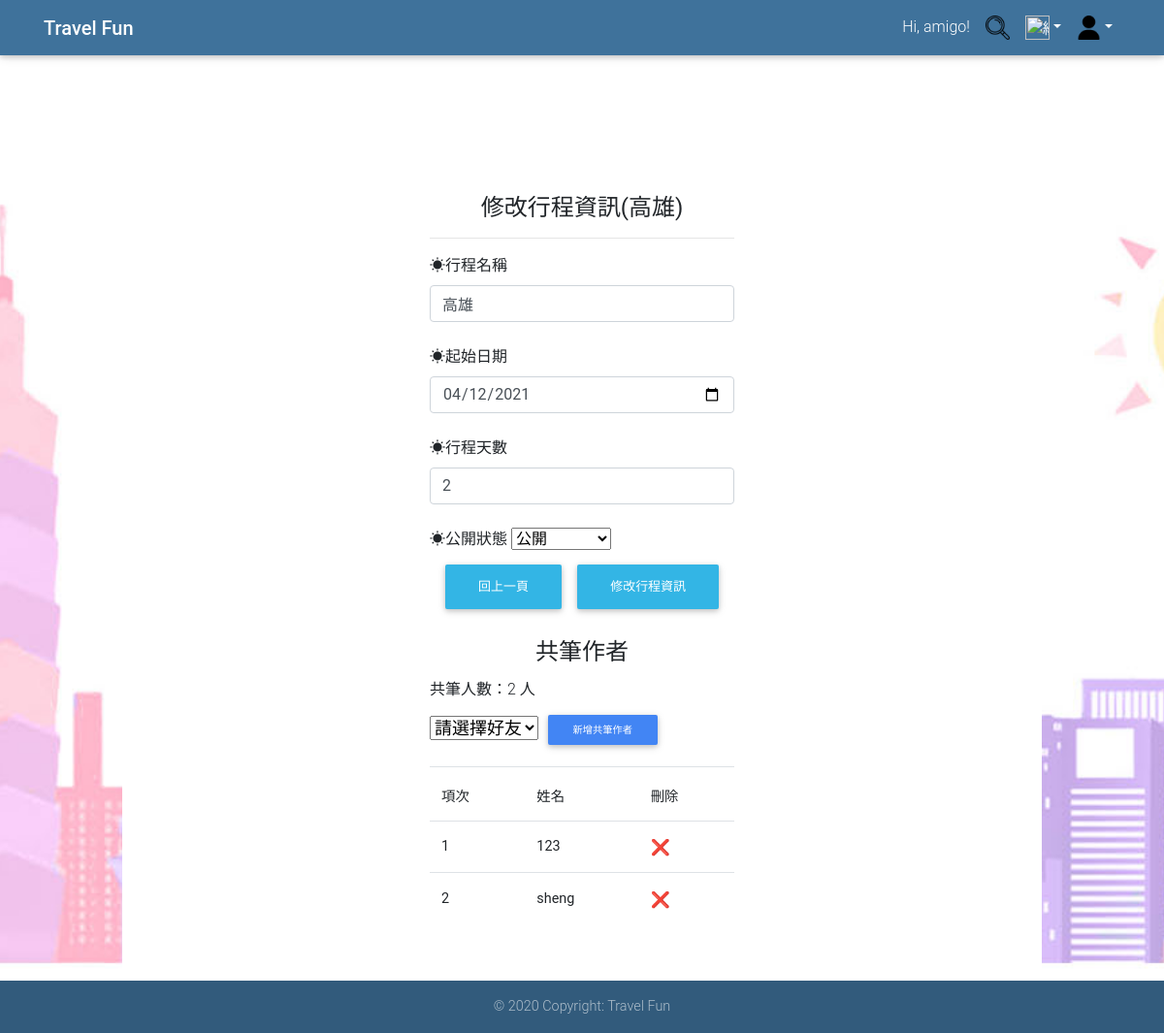
/membercentre/edititinerary.php?id=10 (signed in), run on the app's committed database.
### tables this page shows
CREATE TABLE `itinerary` (
  `itinerary_id` int(10) NOT NULL,
  `itinerary_name` varchar(20) NOT NULL,
  `public_status` int(1) NOT NULL,
  `itinerary_date` date NOT NULL COMMENT '開始日期',
  `itinerary_days` int(3) NOT NULL,
  `user_id` varchar(20) NOT NULL COMMENT 'FK_user'
);

CREATE TABLE `share` (
  `share_id` int(10) NOT NULL,
  `itinerary_id` int(10) NOT NULL,
  `user_id` varchar(20) NOT NULL
);

CREATE TABLE `user` (
  `user_id` varchar(20) NOT NULL,
  `user_password` varchar(32) NOT NULL,
  `user_name` varchar(20) NOT NULL,
  `user_email` varchar(64) NOT NULL,
  `user_key` char(32) NOT NULL,
  `photo` varchar(255) DEFAULT NULL,
  `introduction` text NOT NULL,
  `Authority` int(1) DEFAULT NULL
);

### membercentre/edititinerary.php (the view, shortened to what this page needs)
<?php
mysqli_query($con, "SET NAMES UTF8");
if (isset($_GET['id'])) {
    $id = strip_tags($_GET['id']);
}
$result = mysqli_query($con, "SELECT `itinerary_name`,`public_status`,`itinerary_date`,`itinerary_days`  FROM itinerary WHERE itinerary_id=" . $id);
$row = mysqli_fetch_assoc($result);
$itinerary_name = $row["itinerary_name"];
$public_status = $row["public_status"];
$itinerary_days = $row["itinerary_days"];
$itinerary_date = $row["itinerary_date"];
$sql = "SELECT share.share_id,share.user_id,user.user_name ";
$sql .= " FROM share , user";
$sql .= " WHERE itinerary_id= '" . $id . "' and";
$sql .= " share.user_id = user.user_id";
$result2 = mysqli_query($con, $sql);
$total_records = mysqli_num_rows($result2);
?>
<html>
<head>
    <link rel="stylesheet" href="https://stackpath.bootstrapcdn.com/bootstrap/4.4.1/css/bootstrap.min.css">
    <link rel="stylesheet" href="../css/mdb.min.css">
    <link rel='stylesheet' href='https://rawgit.com/adrotec/knockout-file-bindings/master/knockout-file-bindings.css'>>
    <link rel="stylesheet" href="../css/result.css">
</head>
<body>
    <header>
        <nav class="navbar navbar-expand-lg navbar-dark fixed-top unique-color">
            <div class="container">
                <a class="navbar-brand" href="../index.php"><strong>Travel Fun</strong></a>
                <div class="collapse navbar-collapse justify-content-end" id="navbarSupportedContent">
                    <ul class="navbar-nav">
                        <?php if (isset($_SESSION['user_id'])) { ?>
                            <li class="nav-item p-0"><a class="nav-link disabled">Hi, <?php echo $_SESSION['user_name']; ?>!</a></li>
                        <?php } else  ?>
                        <li class="nav-link p-0"> <a class="nav-link" href="../search.php"><img src="../image/search.png" alt="搜尋" height="25" width="25"></a> </li>
                        <li class="nav-item dropdown">
                            <a class="nav-link dropdown-toggle" id="navbarDropdownMenuLink-333" data-toggle="dropdown" aria-haspopup="true" aria-expanded="false"><img src="../image/all.png" alt="總覽" height="25" width="25"></a>
                        <li class="nav-item dropdown">
                            <a class="nav-link dropdown-toggle" id="navbarDropdownMenuLink-333" data-toggle="dropdown" aria-haspopup="true" aria-expanded="false"><img src="../image/login.png" alt="login" height="25" width="25"></a>
                        </li>
                    </ul>
                </div>
            </div>
        </nav>
    </header>
    <main>
        <div class="container2">
            <form class="p-5 col-md-6 offset-md-3" role="form" action="<?php echo $_SERVER['PHP_SELF']; ?>" method="post" name="loginform">
                <h4 class="text-center "><b>修改行程資訊(<?php echo $itinerary_name;  ?>)</b></h4>
                <hr class="">
                <div class="form-group"><label for="name"> ☀行程名稱</label>
                    <input type="text" name="itinerary_name" value="<?PHP echo $itinerary_name; ?>" class="form-control mb-4" required />
                </div>
                <div class="form-group"><label for="name">☀起始日期</label>
                    <input type="date" name="itinerary_date" value="<?PHP echo $itinerary_date; ?>" class="form-control mb-4" required />
                </div>
                <div class="form-group"><label for="name">☀行程天數</label>
                    <input type="number" name="itinerary_days" min=1 max=999 value="<?PHP echo $itinerary_days; ?>" class="form-control mb-4" required />
                </div>
                <div class="form-group"><label for="name">☀公開狀態</label>
                    <select name="public_status">
                        <option value="1" <?php if (!(strcmp("1", $public_status))) {
                                                echo "selected=\"selected\"";
                                            } ?>>公開
                        <option value="2" <?php if (!(strcmp("2", $public_status))) {
                                                echo "selected=\"selected\"";
                                            } ?>>不公開
                    </select>
                    <center>
                        <button class="btn btn-info btn-primary " type="button" onclick="location.href='modifyitinerary.php?id=<?php echo $id;
                                                                                                                                if (isset($_GET['share'])) {
                                                                                                                                    echo "&share=1";
                                                                                                                                } ?>'">回上一頁</button>
                        <button class="btn btn-info btn-primary " type="submit" name="submit">修改行程資訊</button>
                    </center>
                    <br>
            </form>
            <h4 class="text-center card-title"><b>共筆作者</b></h4>
            <label for="name"> 共筆人數：<?php if (isset($total_records)) {
                                        echo $total_records . " 人";
                                    } else {
                                        echo "0 人";
                                    }   ?></label>
            <form class="" role="form" action="<?php echo $_SERVER['PHP_SELF']; ?>" method="get" name="form">
                <div class="form-group">
                    <select name="addid" style="font-size:18px;">
                        <option value="" selected=selected disabled="true" required class="form-control">請選擇好友</option>
                    </select>
                    <button class="btn btn-sm btn-primary" type="submit" name="submit_addfriend">新增共筆作者</button>
                </div>
            </form>
            <table class="table">
                <thead>
                    <tr>
                        <td>項次</td>
                        <td>姓名</td>
                        <td>刪除</td>
                    </tr>
                </thead>
                <tbody>
                    <?php
                    $j = 1;
                    while ($row2 = mysqli_fetch_assoc($result2)) {
                        echo "<tr>";
                        echo "<th>" . $j . "</th>";
                        echo "<th>" . $row2["user_name"] . "</th>";
                        echo "<th><a href=?id=" . $id;
                        if (isset($_GET['share'])) {
                            echo "&share=1";
                        } else {
                        }
                        echo "&delid=" . intval($row2["share_id"]) . "> <font size='3'>❌</a></font></th>";
                        echo "</tr>";
                        $j++;
                    }
                    ?>
                </tbody>
            </table>
        </div>
    </main>
    <footer class="page-footer font-small unique-color fixed-bottom">
        <div class="footer-copyright text-center py-3">© 2020 Copyright: Travel Fun</div>
    </footer>
</body>
</html>

### css/result.css (style rules this page uses)
html, body { height: 100%; background-image: url("../image/background_image.jpg"); background-attachment: fixed; background-position: center; background-repeat: no-repeat; background-size: cover; }
.container2 { max-width: 948px; margin: 4em auto; padding: 4em; padding-bottom: 2em; background: #fff; border-radius: 1em; }

### data on the page
itinerary: itinerary_name "高雄", itinerary_date "04/12/2021", itinerary_days "2", public_status "公開"
share: user.user_name "123"
share: user.user_name "sheng"

### other printed values
$_SESSION['user_name'] "amigo"
$total_records "2"
